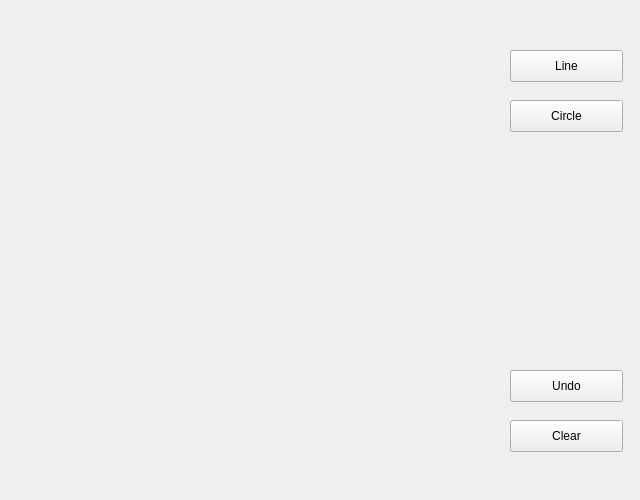
<?xml version="1.0" encoding="UTF-8"?>
<ui version="4.0">
 <class>MainWindow</class>
 <widget class="QMainWindow" name="MainWindow">
  <property name="geometry">
   <rect>
    <x>0</x>
    <y>0</y>
    <width>640</width>
    <height>500</height>
   </rect>
  </property>
  <property name="windowTitle">
   <string>MainWindow</string>
  </property>
  <widget class="QWidget" name="centralWidget">
   <widget class="openglwindow" name="widget" native="true">
    <property name="geometry">
     <rect>
      <x>0</x>
      <y>0</y>
      <width>500</width>
      <height>500</height>
     </rect>
    </property>
   </widget>
   <widget class="QPushButton" name="pushButton">
    <property name="geometry">
     <rect>
      <x>510</x>
      <y>50</y>
      <width>113</width>
      <height>32</height>
     </rect>
    </property>
    <property name="text">
     <string>Line</string>
    </property>
   </widget>
   <widget class="QPushButton" name="pushButton_2">
    <property name="geometry">
     <rect>
      <x>510</x>
      <y>100</y>
      <width>113</width>
      <height>32</height>
     </rect>
    </property>
    <property name="text">
     <string>Circle</string>
    </property>
   </widget>
   <widget class="QPushButton" name="pushButton_3">
    <property name="geometry">
     <rect>
      <x>510</x>
      <y>420</y>
      <width>113</width>
      <height>32</height>
     </rect>
    </property>
    <property name="text">
     <string>Clear</string>
    </property>
   </widget>
   <widget class="QPushButton" name="pushButton_4">
    <property name="geometry">
     <rect>
      <x>510</x>
      <y>370</y>
      <width>113</width>
      <height>32</height>
     </rect>
    </property>
    <property name="text">
     <string>Undo</string>
    </property>
   </widget>
  </widget>
 </widget>
 <layoutdefault spacing="6" margin="11"/>
 <customwidgets>
  <customwidget>
   <class>openglwindow</class>
   <extends>QWidget</extends>
   <header>openglwindow.h</header>
   <container>1</container>
  </customwidget>
 </customwidgets>
 <resources/>
 <connections/>
</ui>
